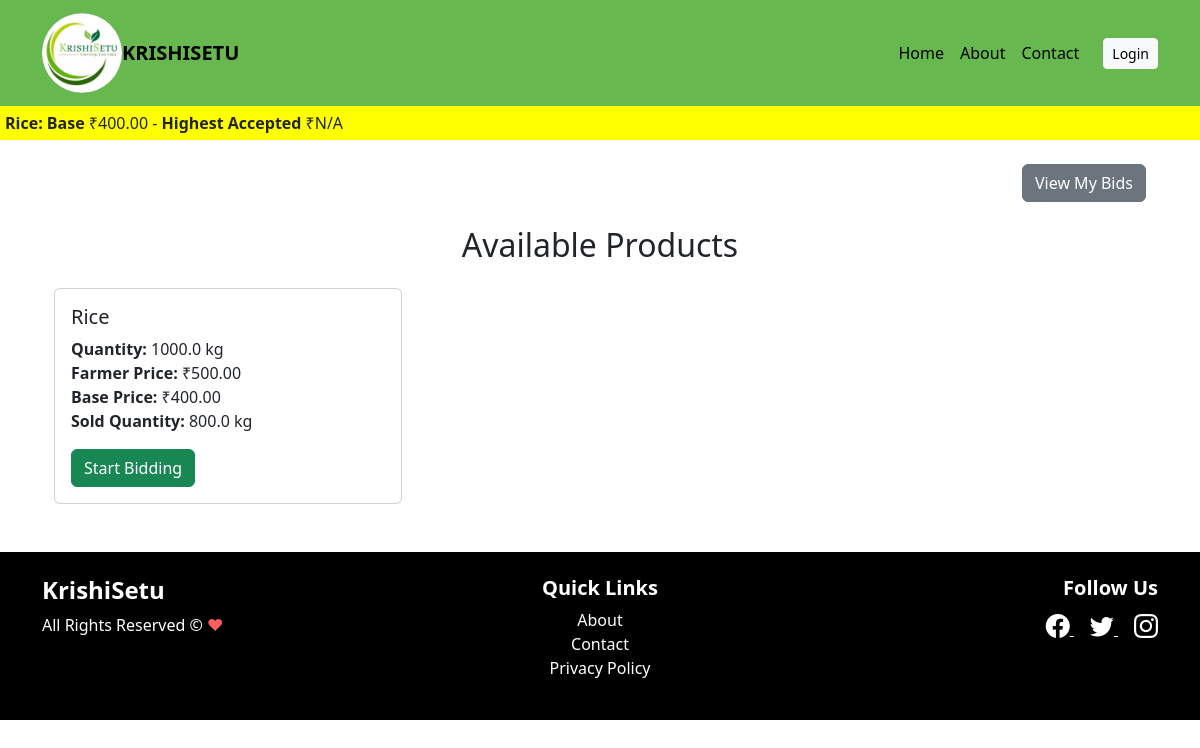
The app's page /retailer/dashboard/, older data.
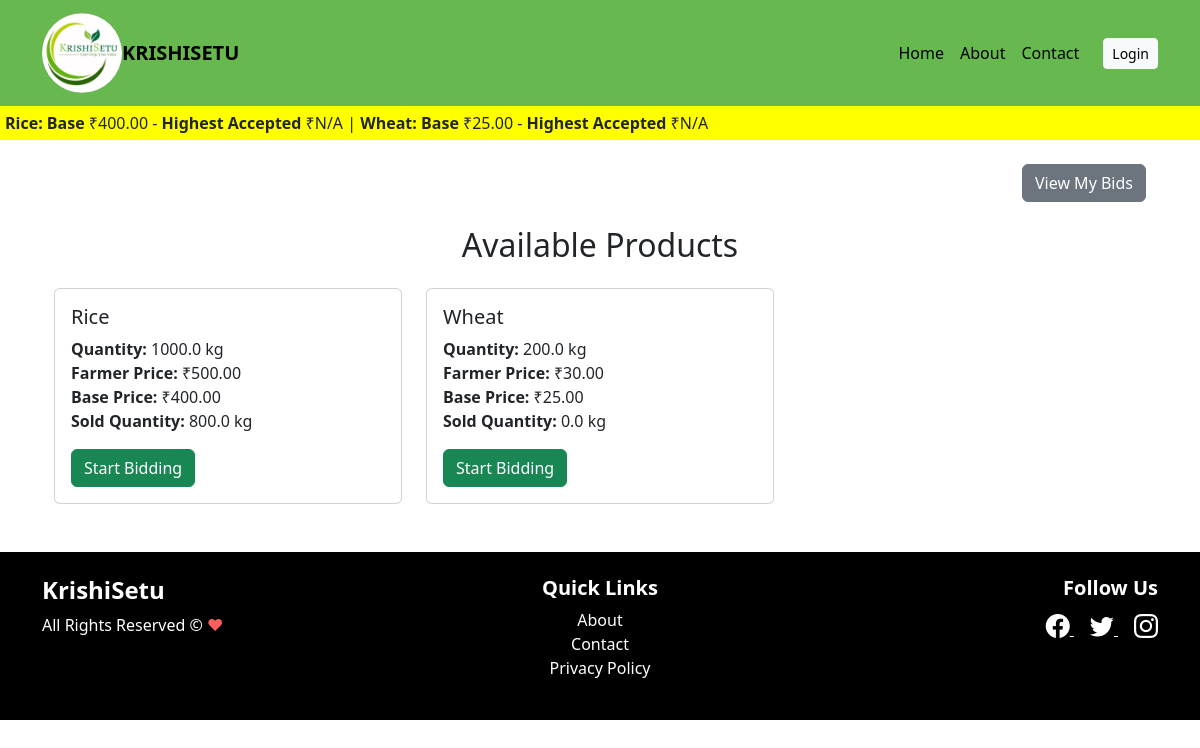
The same page, newer data.
### Farmer/models.py (models this page shows, shortened)
class Product(models.Model):
    COMMODITY_CHOICES = [
        ('Wheat', 'Wheat'),
        ('Rice', 'Rice'),
        ('Pulses', 'Pulses'),
    ]
    BASE_PRICE_DEFAULTS = {
        'Wheat': 25.00,
        'Rice': 30.00,
        'Pulses': 50.00,
    }
    farmer = models.ForeignKey(User, on_delete=models.CASCADE, default=1)
    commodity = models.CharField(max_length=100, choices=COMMODITY_CHOICES)
    quantity = models.FloatField()
    farmerprice = models.DecimalField(max_digits=10, decimal_places=2)
    baseprice = models.DecimalField(max_digits=10, decimal_places=2, null=True, blank=True)
    soldquantity = models.FloatField(default=0)
    product_photo = models.ImageField(upload_to='product_images/', null=True, blank=True)

### Retailer/views.py (the view)
# urls.py: path('dashboard/', retailer_dashboard, name='retailer_dashboard'),  # ✅ Show products
def retailer_dashboard(request):
    products = Product.objects.all()  # Fetch all products
    return render(request, 'retailer_dashboard.html', {'products': products})

### Retailer/templates/retailer_dashboard.html (shortened to what this page needs)
{% extends 'base.html' %}
{% block content %}
<div class="container">
    <div class="text-end mb-3">
        <a href="{% url 'retailer_bids' %}" class="btn btn-secondary">View My Bids</a>
    </div>
    <h2 class="text-center my-4">Available Products</h2>
    <div class="row">
        {% for product in products %}
        <div class="col-md-4 mb-4">
            <div class="card">
                <div class="card-body">
                    <h5 class="card-title">{{ product.commodity }}</h5>
                    <p class="card-text">
                        <strong>Quantity:</strong> {{ product.quantity }} kg<br>
                        <strong>Farmer Price:</strong> ₹{{ product.farmerprice }}<br>
                        <strong>Base Price:</strong> ₹{{ product.baseprice }}<br>
                        <strong>Sold Quantity:</strong> {{ product.soldquantity }} kg<br>
                    </p>
                    <a href="{% url 'start_bid' product.id %}" class="btn btn-success">Start Bidding</a>
                </div>
            </div>
        </div>
        {% empty %}
        <p class="text-center">No products available.</p>
        {% endfor %}
    </div>
</div>
{% endblock %}

### Home/templates/home/stock_ribbon.html (shortened to what this page needs)
<div class="stock-ribbon" id="stock-ribbon" data-url="{% url 'update_ribbon' %}" style="background-color: yellow; padding: 5px;">
    {% for product in products %}
        <span>
            <strong>{{ product.commodity }}:</strong>
            <strong>Base</strong> ₹{{ product.baseprice }} -
            <strong>Highest Accepted</strong> ₹{{ product.highest_farmers_accepted_price|default:"N/A" }}
        </span>
        {% if not forloop.last %} | {% endif %}
    {% endfor %}
</div>

Row changes from the older to the newer data that the page shows:
changed Product "Rice": now shows "|"
added Product: commodity "Wheat", baseprice "25.00", highest_farmers_accepted_price "N/A", quantity "200.0", farmerprice "30.00", soldquantity "0.0"
